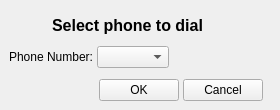
<?xml version="1.0" encoding="UTF-8"?>
<ui version="4.0">
 <class>ChoosePhoneNumber</class>
 <widget class="AnimatedDialog" name="ChoosePhoneNumber">
  <property name="geometry">
   <rect>
    <x>0</x>
    <y>0</y>
    <width>280</width>
    <height>110</height>
   </rect>
  </property>
  <property name="sizePolicy">
   <sizepolicy hsizetype="Expanding" vsizetype="Preferred">
    <horstretch>0</horstretch>
    <verstretch>0</verstretch>
   </sizepolicy>
  </property>
  <property name="windowTitle">
   <string>Form</string>
  </property>
  <property name="autoFillBackground">
   <bool>false</bool>
  </property>
  <layout class="QVBoxLayout" name="verticalLayout7">
   <property name="leftMargin">
    <number>0</number>
   </property>
   <property name="topMargin">
    <number>0</number>
   </property>
   <property name="rightMargin">
    <number>0</number>
   </property>
   <property name="bottomMargin">
    <number>0</number>
   </property>
   <item>
    <widget class="QFrame" name="frame">
     <property name="sizePolicy">
      <sizepolicy hsizetype="Expanding" vsizetype="Preferred">
       <horstretch>0</horstretch>
       <verstretch>0</verstretch>
      </sizepolicy>
     </property>
     <property name="styleSheet">
      <string notr="true">background: url(:/ChoosePhoneNumber.png);</string>
     </property>
     <property name="frameShape">
      <enum>QFrame::NoFrame</enum>
     </property>
     <property name="frameShadow">
      <enum>QFrame::Raised</enum>
     </property>
     <property name="lineWidth">
      <number>0</number>
     </property>
     <layout class="QVBoxLayout" name="verticalLayout">
      <property name="spacing">
       <number>4</number>
      </property>
      <property name="topMargin">
       <number>16</number>
      </property>
      <property name="rightMargin">
       <number>17</number>
      </property>
      <item>
       <layout class="QHBoxLayout" name="horizontalLayout_3">
        <item>
         <spacer name="horizontalSpacer_3">
          <property name="orientation">
           <enum>Qt::Horizontal</enum>
          </property>
          <property name="sizeHint" stdset="0">
           <size>
            <width>1</width>
            <height>1</height>
           </size>
          </property>
         </spacer>
        </item>
        <item>
         <widget class="QLabel" name="theLevelTitle">
          <property name="sizePolicy">
           <sizepolicy hsizetype="Minimum" vsizetype="Minimum">
            <horstretch>0</horstretch>
            <verstretch>0</verstretch>
           </sizepolicy>
          </property>
          <property name="font">
           <font>
            <pointsize>12</pointsize>
            <weight>75</weight>
            <bold>true</bold>
           </font>
          </property>
          <property name="autoFillBackground">
           <bool>false</bool>
          </property>
          <property name="styleSheet">
           <string notr="true">background: url(:/button.png);</string>
          </property>
          <property name="lineWidth">
           <number>1</number>
          </property>
          <property name="text">
           <string>Select phone to dial</string>
          </property>
          <property name="scaledContents">
           <bool>true</bool>
          </property>
         </widget>
        </item>
        <item>
         <spacer name="horizontalSpacer_5">
          <property name="orientation">
           <enum>Qt::Horizontal</enum>
          </property>
          <property name="sizeHint" stdset="0">
           <size>
            <width>1</width>
            <height>1</height>
           </size>
          </property>
         </spacer>
        </item>
        <item>
         <spacer name="horizontalSpacer_4">
          <property name="orientation">
           <enum>Qt::Horizontal</enum>
          </property>
          <property name="sizeType">
           <enum>QSizePolicy::Minimum</enum>
          </property>
          <property name="sizeHint" stdset="0">
           <size>
            <width>18</width>
            <height>1</height>
           </size>
          </property>
         </spacer>
        </item>
       </layout>
      </item>
      <item>
       <layout class="QHBoxLayout" name="horizontalLayout">
        <item>
         <widget class="QLabel" name="label">
          <property name="sizePolicy">
           <sizepolicy hsizetype="Preferred" vsizetype="Expanding">
            <horstretch>0</horstretch>
            <verstretch>0</verstretch>
           </sizepolicy>
          </property>
          <property name="styleSheet">
           <string notr="true">background: none;</string>
          </property>
          <property name="text">
           <string>Phone Number:</string>
          </property>
         </widget>
        </item>
        <item>
         <widget class="QComboBox" name="comboBox">
          <property name="styleSheet">
           <string notr="true">background: none;</string>
          </property>
         </widget>
        </item>
        <item>
         <spacer name="horizontalSpacer">
          <property name="orientation">
           <enum>Qt::Horizontal</enum>
          </property>
          <property name="sizeHint" stdset="0">
           <size>
            <width>40</width>
            <height>20</height>
           </size>
          </property>
         </spacer>
        </item>
       </layout>
      </item>
      <item>
       <layout class="QHBoxLayout" name="horizontalLayout_2">
        <item>
         <spacer name="horizontalSpacer_2">
          <property name="orientation">
           <enum>Qt::Horizontal</enum>
          </property>
          <property name="sizeHint" stdset="0">
           <size>
            <width>40</width>
            <height>20</height>
           </size>
          </property>
         </spacer>
        </item>
        <item>
         <widget class="QPushButton" name="pushButton_OK">
          <property name="styleSheet">
           <string notr="true">background: url(:/button.png);</string>
          </property>
          <property name="text">
           <string>OK</string>
          </property>
         </widget>
        </item>
        <item>
         <widget class="QPushButton" name="pushButton_Cancel">
          <property name="styleSheet">
           <string notr="true">background: url(:/button.png);</string>
          </property>
          <property name="text">
           <string>Cancel</string>
          </property>
          <property name="autoDefault">
           <bool>true</bool>
          </property>
          <property name="default">
           <bool>false</bool>
          </property>
          <property name="flat">
           <bool>false</bool>
          </property>
         </widget>
        </item>
       </layout>
      </item>
     </layout>
    </widget>
   </item>
  </layout>
 </widget>
 <customwidgets>
  <customwidget>
   <class>AnimatedDialog</class>
   <extends>QWidget</extends>
   <header>animateddialog.h</header>
   <container>1</container>
  </customwidget>
 </customwidgets>
 <resources/>
 <connections/>
</ui>
